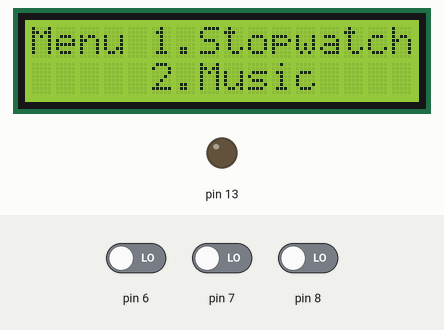
This sketch was run on a simulated Arduino Uno, built with avr-gcc and run on an emulated ATmega328P. Parts: 16×2 character LCD, output pins drawn as LEDs (lit = HIGH). Inputs (shaded band) come from the test bench; at power-on: pin 7 LOW, pin 8 LOW, pin 6 LOW.

Above: at 6.1 s.
6.2 s: pin 7 driven HIGH
At 7.4 s:
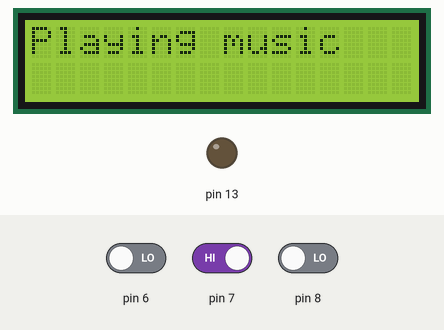
9.2 s: pin 8 driven HIGH
At 12.1 s:
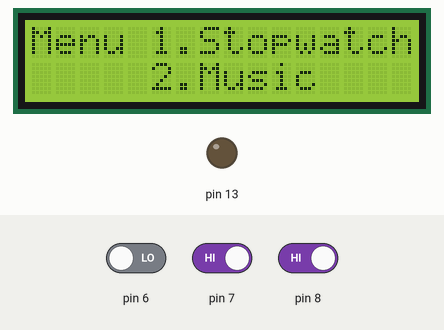
12.2 s: pin 6 driven HIGH
At 13.17 s:
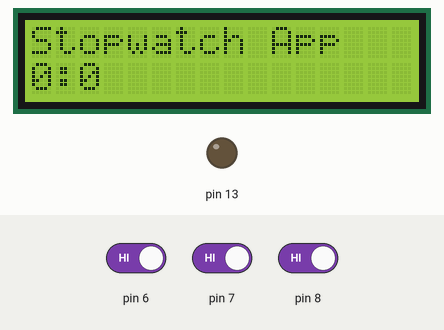
15.2 s: pin 6 driven LOW
At 15.8 s:
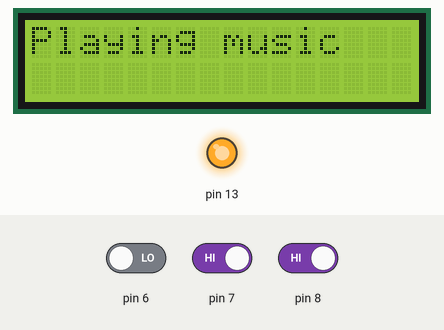
20.0 s: pin 6 driven HIGH and pin 8 driven LOW
At 21.04 s:
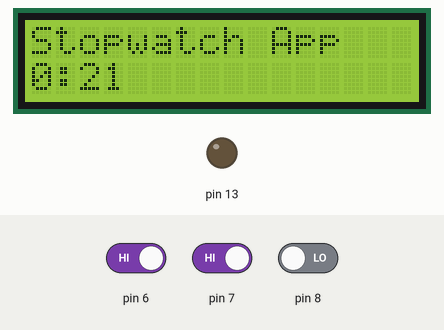
Timing chart, 0 to 23.0 s (numbered marks = the images above; inputs shaded):
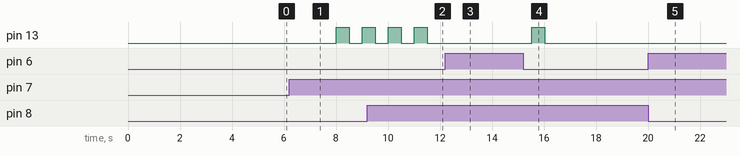

The sketch:

baby-os.ino
```cpp
#include <LiquidCrystal.h>
// Baby OS

const int rs = 12, en = 11, d4 = 5, d5 = 4, d6 = 3, d7 = 2;
LiquidCrystal lcd(rs, en, d4, d5, d6, d7);
void setup() {
  Serial.begin(9600);
  // put your setup code here, to run once:

  pinMode(6, INPUT);
  pinMode(7, INPUT);
  pinMode(8, INPUT);
  pinMode(13, OUTPUT);

  lcd.begin(16, 2);
  // Print a message to the LCD.
  lcd.setCursor(3, 0);
  lcd.print("welcome to");
  delay(1000);

  lcd.clear();
  //lcd.autoscroll();
  lcd.setCursor(5, 1);
  lcd.print("Baby os");
  animate();

}

void animate(){
  for (int positionCounter = 0; positionCounter < 13; positionCounter++) {
    lcd.scrollDisplayLeft();
    delay(50);
  }

  for (int positionCounter = 0; positionCounter < 29; positionCounter++) {
    lcd.scrollDisplayRight();
    delay(50);
  }

  for (int positionCounter = 0; positionCounter < 16; positionCounter++) {
    lcd.scrollDisplayLeft();
    delay(50);
  }

  delay(1000);
}

boolean up = true, down = false, enter = true, back = true;

void stopwatch(){
  lcd.clear();
  int sec = 0;
  int prevback = 0;
  int count = 0;
  while(1){
    for(int i=0;i<100;i++){
      lcd.clear();
      lcd.setCursor(0, 0);
      lcd.print("Stopwatch App");
      lcd.setCursor(0, 1);
      if(i == 99)
        sec+=1;
      lcd.print(sec);
      lcd.print(":");
      lcd.print(i);

      back =  digitalRead(8);
      if(back == 1 && prevback == 1)
        count++;
        if(count > 100)
          return;
      prevback = back;
      delay(10);
    }
  }
}

void music(){
    lcd.clear();
    lcd.setCursor(0, 0);
    lcd.print("Playing music");
    int prevback = 0;
    int count = 0;
    while(1){
    for(int i=0;i<100;i++){
        back =  digitalRead(8);
        if(back == 1 && prevback == 1)
          count++;
          if(count > 1) {
           digitalWrite(13,LOW);
           return;
        }
        prevback = back;
        delay(500);
        digitalWrite(13,LOW);
        delay(500);
        digitalWrite(13,HIGH);
      }
    }
}

int prevup = 0,prevdown = 0;
int opt = 0;
void loop() {

  up = digitalRead(6);
  down =  digitalRead(7);

  if(up == 1 && prevup == 1 && (opt==0||opt==2)){
    stopwatch();
    opt = 1;
  }

  if(down == 1 && prevdown == 1 && (opt==0||opt==1)){
    music();
    opt = 2;
  }

  prevup = up;
  prevdown = down;

  lcd.clear();
  lcd.setCursor(0, 0);
  lcd.print("Menu");

  lcd.setCursor(5, 0);
  lcd.print("1.Stopwatch");

  lcd.setCursor(5, 1);
  lcd.print("2.Music");

  delay(500);

}
```

Measured:
- after the input at 6.2 s, pin 13: LOW → HIGH after 1.8 s, → LOW 0.50 s later, → HIGH 0.50 s later; the display: changes after 0.80 s (image 1)
- after the input at 9.2 s, the display: changes after 2.8 s (image 2)
- after the input at 12.2 s, the display: changes after 0.82 s (image 3)
- after the input at 15.2 s, pin 13: goes on until 16.0 s, then stays LOW
- after the input at 20.0 s, the display: first changes after 0.57 s (image 5 shows a later state)
